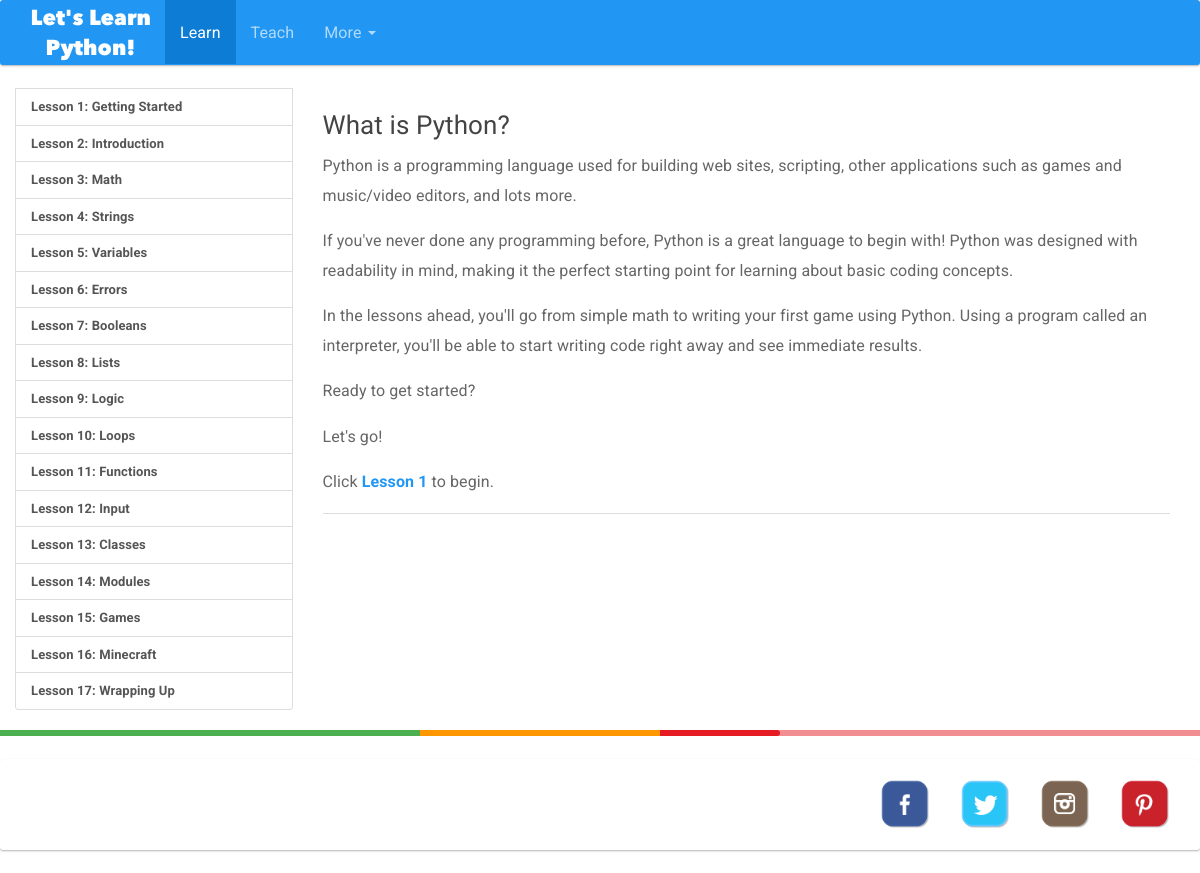
The page /learn/ on the database as committed earlier.
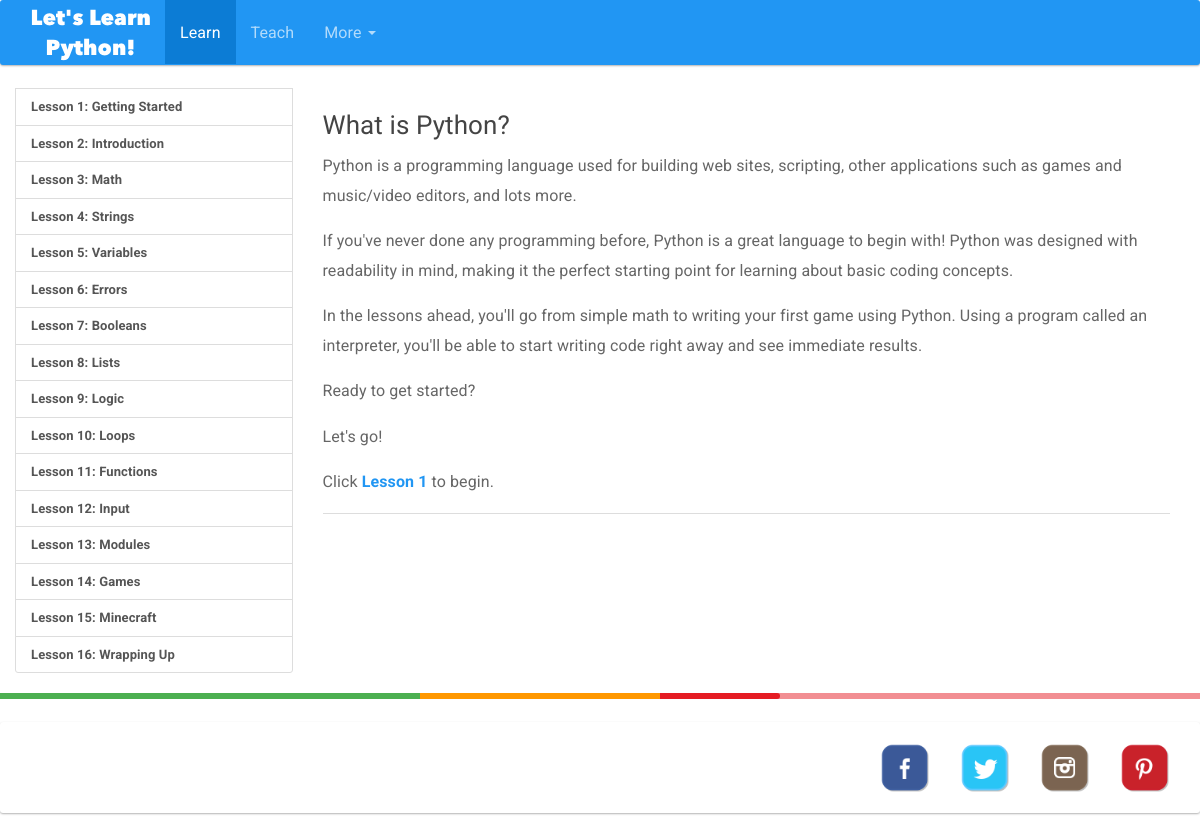
The same page on the database as committed later.
### lessons/models.py (models this page shows, shortened)
class Lesson(models.Model):
    number = models.IntegerField()
    name = models.CharField(max_length=200)
    description = models.TextField(blank=True, null=True)

### lessons/views.py (the view)
def index(request):
    all_lessons = Lesson.objects.order_by('number')
    context = {
        'lesson_list': all_lessons,
    }
    return render(request, 'lessons/step.html', context)

### lessons/templates/lessons/step.html (shortened to what this page needs)
{% include "letslearnpython/common_head.html" %}
{% include "lessons/lessons_header.html" %}
<div class="yk-container container">
  <div class="row">
    <div class="list-group yk-container-nav col-sm-3">
      {% for item in lesson_list %}
        <a class="list-group-item yk-lesson-name" href="/learn/lesson/{{ item.number }}/step/1/">
          Lesson {{ item.number }}: {{ item.name }}
        </a>
      {% endfor %}
    </div>
    <div class="yk-container-content col-sm-9">
      {% if step %}
        <h1 class="yk-page-title">{{ step.step_name }}</h1>
        {{ step.description | safe }}
      {% else %}
          <h3>What is Python?</h3>
          <p>Python is a programming language used for building web sites, scripting, other applications such as games and music/video editors, and lots more.</p>
          <p>If you've never done any programming before, Python is a great language to begin with! Python was designed with readability in mind, making it the perfect starting point for learning about basic coding concepts.</p>
        <p>In the lessons ahead, you'll go from simple math to writing your first game using Python. Using a program called an interpreter, you'll be able to start writing code right away and see immediate results.</p>
        <p>Ready to get started?</p>
        <p>Let's go!</p>
        <p>Click <b><a href="http://127.0.0.1:8000/learn/lesson/1/step/1/">Lesson 1</a></b> to begin.</p>
      {% endif %}
      <div class="yk-step-navigation clearfix">
      </div>
    </div>
  </div>
</div>
{% include "letslearnpython/common_footer.html" %}

### letslearnpython/templates/letslearnpython/common_head.html (shortened to what this page needs)
<!DOCTYPE html>
<html class="no-js" lang="en">
<head>
  {% load staticfiles %}
  <link rel='stylesheet' href="{% static 'letslearnpython/css/bootstrap.css' %}">
  <link rel='stylesheet' href="{% static 'letslearnpython/css/custom.css' %}">
</head>
<body>

### lessons/templates/lessons/lessons_header.html (shortened to what this page needs)
{% load staticfiles %}
<header>
  <nav class="navbar navbar-inverse">
    <div class="container-fluid">
      <div class="navbar-header">
        <a href="/"><img src="{% static 'letslearnpython/images/site-header-logo.png' %}" alt="logo"></a>
      </div>
      <div class="collapse navbar-collapse" id="bs-example-navbar-collapse-2">
        <ul class="nav navbar-nav">
          <li class="active"><a href="/learn/">Learn</a></li>
          <li><a href="/teach/">Teach</a></li>
          <li class="dropdown">
            <a class="dropdown-toggle" data-toggle="dropdown" role="button"
             aria-haspopup="true" aria-expanded="false" href="#">
              More
              <span class="caret"></span>
           </a>
          </li>
        </ul>
      </div>
    </div>
  </nav>
</header>

### letslearnpython/templates/letslearnpython/common_footer.html (shortened to what this page needs)
{% load staticfiles %}
<footer>
<div class="progress">
  <div class="progress-bar progress-bar-success" style="width: 35%"></div>
  <div class="progress-bar progress-bar-warning" style="width: 20%"></div>
  <div class="progress-bar progress-bar-danger" style="width: 10%"></div>
</div>
<nav class="navbar navbar-default">
  <div class="container-fluid">
    <div class="collapse navbar-collapse" id="bs-example-navbar-collapse-1">
      <ul class="nav navbar-nav navbar-right">
        <li>
          <a href="https://www.facebook.com/PythonKids/" target="_blank">
            <img src="{% static 'letslearnpython/images/facebook.png' %}" alt="Facebook" height="50" width="50">
          </a>
        </li>
        <li>
          <a href="https://twitter.com/pythonkids" target="_blank">
            <img src="{% static 'letslearnpython/images/twitter.png' %}" alt="Twitter" height="50" width="50">
          </a>
        </li>
        <li>
          <a href="https://www.instagram.com/pykids/" target="_blank">
            <img src="{% static 'letslearnpython/images/instagram.png' %}" alt="Instagram" height="50" width="50">
          </a>
        </li>
        <li>
          <a href="https://www.pinterest.com/pykids/" target="_blank">
            <img src="{% static 'letslearnpython/images/pinterest.png' %}" alt="Pinterest" height="50" width="50">
          </a>
        </li>
      </ul>
    </div>
  </div>
</nav>
</footer>
</body>
</html>

### letslearnpython/static/letslearnpython/css/custom.css (style rules this page uses)
.yk-container { min-height: 500px; }
.yk-container-nav { font-size: 13px; line-height: 1.5; }
.yk-container-nav .list-group-item { padding-top: 8px; padding-bottom: 8px; }
.yk-lesson-name, .yk-guideline-name { font-weight: bold; }
.yk-step-navigation { margin-top: 15px; border-top: 1px solid #ddd; padding-top: 15px; margin-bottom: 30px; }

Rows that differ between the two databases and show on the page:
removed Lesson: number "13", name "Classes"
changed Lesson "Modules": number "14" → "13"
changed Lesson "Games": number "15" → "14"
changed Lesson "Minecraft": number "16" → "15"
changed Lesson "Wrapping Up": number "17" → "16"
